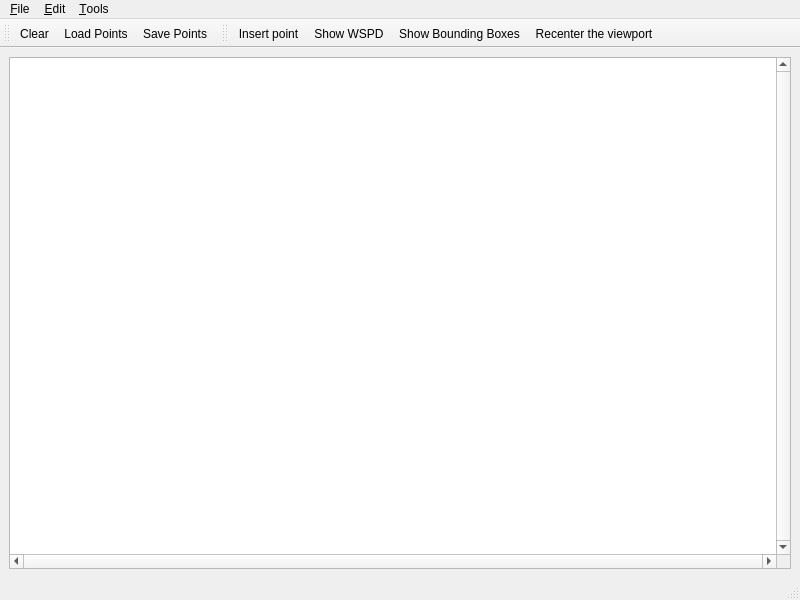
<?xml version="1.0" encoding="UTF-8"?>
<ui version="4.0">
 <class>MainWindow</class>
 <widget class="QMainWindow" name="MainWindow">
  <property name="geometry">
   <rect>
    <x>0</x>
    <y>0</y>
    <width>800</width>
    <height>600</height>
   </rect>
  </property>
  <property name="windowTitle">
   <string>CGAL WSPD</string>
  </property>
  <property name="windowIcon">
   <iconset resource="resources/CGAL.qrc">
    <normaloff>:/cgal/logos/cgal_icon</normaloff>:/cgal/logos/cgal_icon</iconset>
  </property>
  <widget class="QWidget" name="centralwidget">
   <layout class="QGridLayout">
    <item row="0" column="0">
     <widget class="QGraphicsView" name="graphicsView">
      <property name="focusPolicy">
       <enum>Qt::StrongFocus</enum>
      </property>
      <property name="verticalScrollBarPolicy">
       <enum>Qt::ScrollBarAlwaysOn</enum>
      </property>
      <property name="horizontalScrollBarPolicy">
       <enum>Qt::ScrollBarAlwaysOn</enum>
      </property>
      <property name="transformationAnchor">
       <enum>QGraphicsView::NoAnchor</enum>
      </property>
     </widget>
    </item>
   </layout>
  </widget>
  <widget class="QStatusBar" name="statusbar"/>
  <widget class="QToolBar" name="fileToolBar">
   <property name="windowTitle">
    <string>File Tools</string>
   </property>
   <attribute name="toolBarArea">
    <enum>TopToolBarArea</enum>
   </attribute>
   <attribute name="toolBarBreak">
    <bool>false</bool>
   </attribute>
   <addaction name="actionClear"/>
   <addaction name="actionLoadPoints"/>
   <addaction name="actionSavePoints"/>
  </widget>
  <widget class="QToolBar" name="toolBar">
   <property name="windowTitle">
    <string>Visualization Tools</string>
   </property>
   <attribute name="toolBarArea">
    <enum>TopToolBarArea</enum>
   </attribute>
   <attribute name="toolBarBreak">
    <bool>false</bool>
   </attribute>
   <addaction name="actionInsertPoint"/>
   <addaction name="actionShowWspd"/>
   <addaction name="actionShowBoundingBoxes"/>
   <addaction name="actionRecenter"/>
  </widget>
  <widget class="QMenuBar" name="menubar">
   <property name="geometry">
    <rect>
     <x>0</x>
     <y>0</y>
     <width>800</width>
     <height>25</height>
    </rect>
   </property>
   <widget class="QMenu" name="menuFile">
    <property name="title">
     <string>&amp;File</string>
    </property>
    <addaction name="separator"/>
    <addaction name="actionClear"/>
    <addaction name="actionLoadPoints"/>
    <addaction name="actionSavePoints"/>
    <addaction name="separator"/>
    <addaction name="actionExport_SVG"/>
    <addaction name="actionQuit"/>
   </widget>
   <widget class="QMenu" name="menuEdit">
    <property name="title">
     <string>&amp;Edit</string>
    </property>
    <addaction name="actionInsertRandomPoints"/>
    <addaction name="actionSetSeparationRatio"/>
   </widget>
   <widget class="QMenu" name="menuTools">
    <property name="title">
     <string>&amp;Tools</string>
    </property>
    <addaction name="actionInsertPoint"/>
    <addaction name="actionShowWspd"/>
    <addaction name="actionShowBoundingBoxes"/>
    <addaction name="separator"/>
    <addaction name="actionRecenter"/>
   </widget>
   <addaction name="menuFile"/>
   <addaction name="menuEdit"/>
   <addaction name="menuTools"/>
  </widget>
  <action name="actionAbout">
   <property name="text">
    <string>&amp;About</string>
   </property>
  </action>
  <action name="actionAboutCGAL">
   <property name="text">
    <string>About &amp;CGAL</string>
   </property>
  </action>
  <action name="actionExport_SVG">
   <property name="text">
    <string>&amp;Export SVG...</string>
   </property>
  </action>
  <action name="actionQuit">
   <property name="text">
    <string>&amp;Quit</string>
   </property>
   <property name="shortcut">
    <string>Ctrl+Q</string>
   </property>
  </action>
  <action name="actionInsertRandomPoints">
   <property name="text">
    <string>&amp;Insert random points</string>
   </property>
   <property name="shortcut">
    <string>Ctrl+I</string>
   </property>
  </action>
  <action name="actionSetSeparationRatio">
   <property name="text">
    <string>&amp;Set separation ratio</string>
   </property>
  </action>
  <action name="actionInsertPoint">
   <property name="checkable">
    <bool>true</bool>
   </property>
   <property name="checked">
    <bool>false</bool>
   </property>
   <property name="icon">
    <iconset resource="icons/Input.qrc">
     <normaloff>:/cgal/Input/inputPoint.png</normaloff>:/cgal/Input/inputPoint.png</iconset>
   </property>
   <property name="text">
    <string>&amp;Insert point</string>
   </property>
   <property name="toolTip">
    <string>Insert point</string>
   </property>
   <property name="statusTip">
    <string>Left: Insert vtx</string>
   </property>
  </action>
  <action name="actionClear">
   <property name="icon">
    <iconset resource="icons/File.qrc">
     <normaloff>:/cgal/fileToolbar/fileNew.png</normaloff>:/cgal/fileToolbar/fileNew.png</iconset>
   </property>
   <property name="text">
    <string>&amp;Clear</string>
   </property>
   <property name="shortcut">
    <string>Ctrl+C</string>
   </property>
  </action>
  <action name="actionShowBoundingBoxes">
   <property name="checkable">
    <bool>true</bool>
   </property>
   <property name="checked">
    <bool>false</bool>
   </property>
   <property name="icon">
    <iconset resource="icons/Triangulation_2.qrc">
     <normaloff>:/cgal/Triangulation_2/Voronoi_diagram_2.png</normaloff>:/cgal/Triangulation_2/Voronoi_diagram_2.png</iconset>
   </property>
   <property name="text">
    <string>Show &amp;Bounding Boxes</string>
   </property>
   <property name="shortcut">
    <string>Ctrl+V</string>
   </property>
  </action>
  <action name="actionShowWspd">
   <property name="checkable">
    <bool>true</bool>
   </property>
   <property name="icon">
    <iconset resource="icons/Triangulation_2.qrc">
     <normaloff>:/cgal/Triangulation_2/Delaunay_triangulation_2.png</normaloff>:/cgal/Triangulation_2/Delaunay_triangulation_2.png</iconset>
   </property>
   <property name="text">
    <string>Show &amp;WSPD</string>
   </property>
   <property name="shortcut">
    <string>Ctrl+D</string>
   </property>
  </action>
  <action name="actionLoadPoints">
   <property name="icon">
    <iconset resource="icons/File.qrc">
     <normaloff>:/cgal/fileToolbar/fileOpen.png</normaloff>:/cgal/fileToolbar/fileOpen.png</iconset>
   </property>
   <property name="text">
    <string>&amp;Load Points...</string>
   </property>
   <property name="shortcut">
    <string>Ctrl+L</string>
   </property>
  </action>
  <action name="actionSavePoints">
   <property name="icon">
    <iconset resource="icons/File.qrc">
     <normaloff>:/cgal/fileToolbar/fileSave.png</normaloff>:/cgal/fileToolbar/fileSave.png</iconset>
   </property>
   <property name="text">
    <string>&amp;Save Points...</string>
   </property>
   <property name="shortcut">
    <string>Ctrl+S</string>
   </property>
  </action>
  <action name="actionRecenter">
   <property name="icon">
    <iconset resource="icons/Input.qrc">
     <normaloff>:/cgal/Input/zoom-best-fit</normaloff>:/cgal/Input/zoom-best-fit</iconset>
   </property>
   <property name="text">
    <string>Re&amp;center the viewport</string>
   </property>
   <property name="shortcut">
    <string>Ctrl+R</string>
   </property>
  </action>
 </widget>
 <resources>
  <include location="icons/File.qrc"/>
  <include location="resources/CGAL.qrc"/>
  <include location="icons/Triangulation_2.qrc"/>
  <include location="icons/Input.qrc"/>
 </resources>
 <connections/>
</ui>
